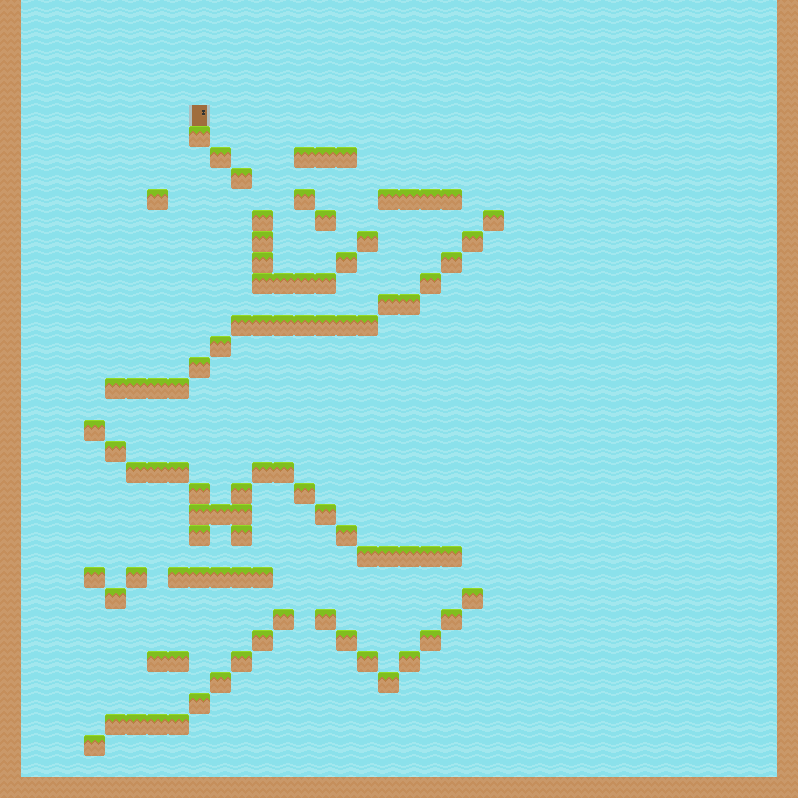

A 2D game scene composited from a Tiled map and its tileset images. What follows is a short description and the map's XML, with each tile layer's data collapsed to a summary:
An orthogonal 38x38 tile map with 21x21 px tiles, 2 tile layers (background, collision) and 11 objects.

<map version="1.0" orientation="orthogonal" renderorder="right-down" width="38" height="38" tilewidth="21" tileheight="21" nextobjectid="25">
 <tileset firstgid="1" name="spritesheet" tilewidth="21" tileheight="21" spacing="2" tilecount="900" columns="30">
  <image source="../images/spritesheet.png" width="692" height="692" />
  <tile id="19">
   <properties>
    <property name="Class" value="Player" />
   </properties>
  </tile>
  <tile id="170">
   <properties>
    <property name="Class" value="Enemy" />
   </properties>
  </tile>
  <tile id="354">
   <properties>
    <property name="Class" value="Bee" />
   </properties>
  </tile>
  <tile id="376">
   <properties>
    <property name="Class" value="Gem" />
   </properties>
  </tile>
  <tile id="445">
   <properties>
    <property name="Class" value="Enemy" />
   </properties>
  </tile>
  <tile id="447">
   <properties>
    <property name="Class" value="Enemy" />
   </properties>
  </tile>
 </tileset>
 <layer name="background" width="38" height="38">
  <properties>
   <property name="boundingBox" type="bool" value="true" />
   <property name="type" type="int" value="0" />
  </properties>
  <data>[1444 cells, 1444 non-empty, 1 distinct tile ids]</data>
 </layer>
 <layer name="collision" width="38" height="38">
  <properties>
   <property name="collision" type="bool" value="true" />
  </properties>
  <data>[1444 cells, 204 non-empty, 3 distinct tile ids]</data>
 </layer>
 <objectgroup name="Object Layer 1">
  <object id="1" gid="20" x="50" y="738" width="21" height="21" />
  <object id="7" gid="448" x="273.333" y="461.333" width="21" height="21" />
  <object id="8" gid="448" x="354" y="513.333" width="21" height="21" />
  <object id="9" gid="448" x="104.667" y="432.667" width="21" height="21" />
  <object id="12" gid="355" x="376.667" y="650" width="21" height="21" />
  <object id="14" gid="355" x="210.667" y="498" width="21" height="21" />
  <object id="18" gid="355" x="182" y="324" width="21" height="21" />
  <object id="19" gid="355" x="221.333" y="309.333" width="21" height="21" />
  <object id="20" gid="355" x="142.667" y="296" width="21" height="21" />
  <object id="21" gid="355" x="142" y="538" width="21" height="21" />
  <object id="22" gid="377" x="144.667" y="185.333" width="21" height="21" />
 </objectgroup>
</map>
